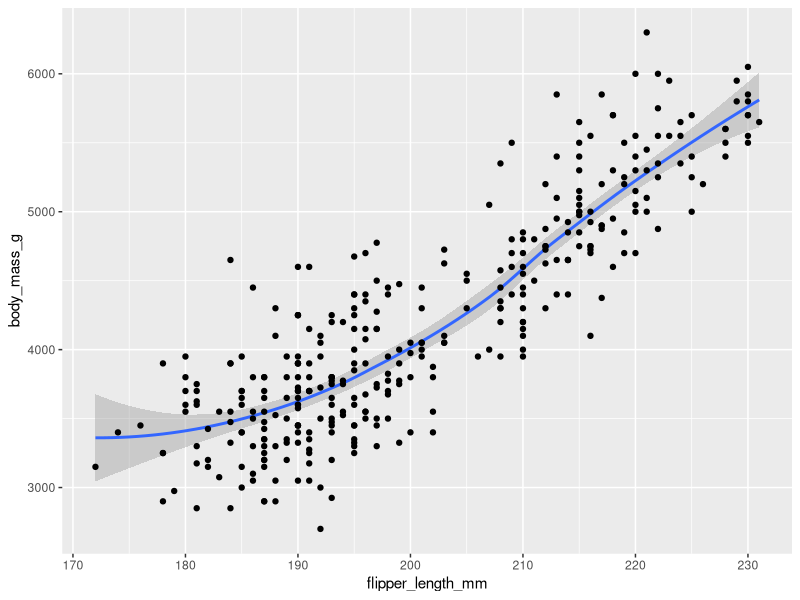
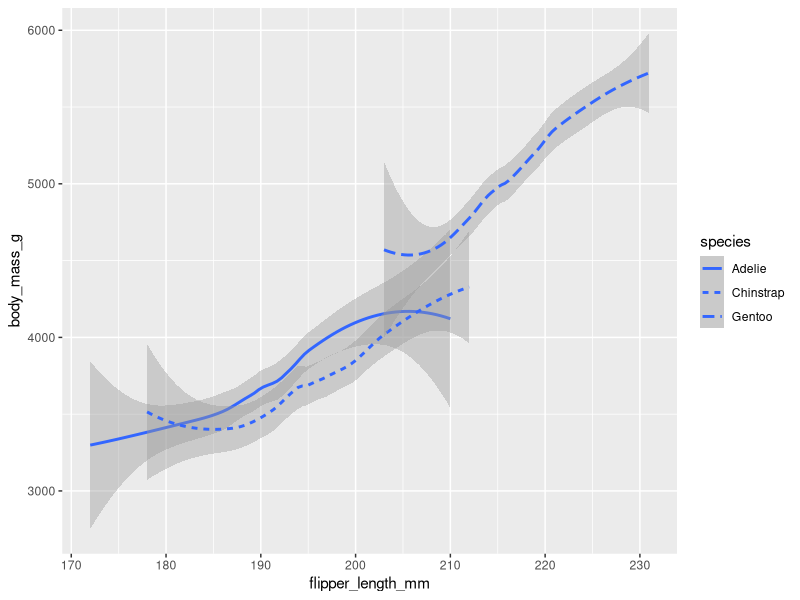
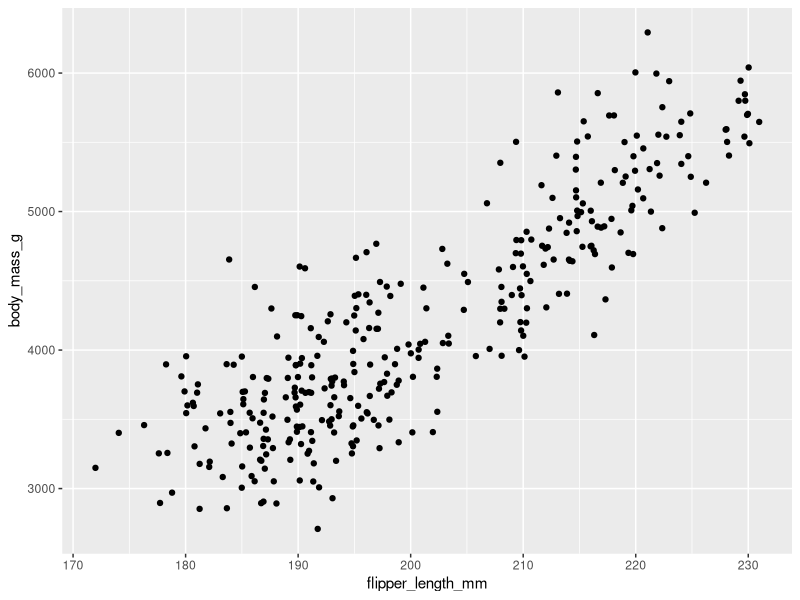

These figures' R source, in order:
library(ggplot2)
library(palmerpenguins)

ggplot(data=penguins)+
  geom_smooth(mapping=aes(x=flipper_length_mm, y=body_mass_g)) +
  geom_point(mapping=aes(x=flipper_length_mm, y=body_mass_g))

ggplot(data=penguins)+
  geom_smooth(mapping=aes(x=flipper_length_mm, y=body_mass_g, linetype=species))

ggplot(data=penguins)+
  geom_jitter(mapping=aes(x=flipper_length_mm, y=body_mass_g, linetype=species))
